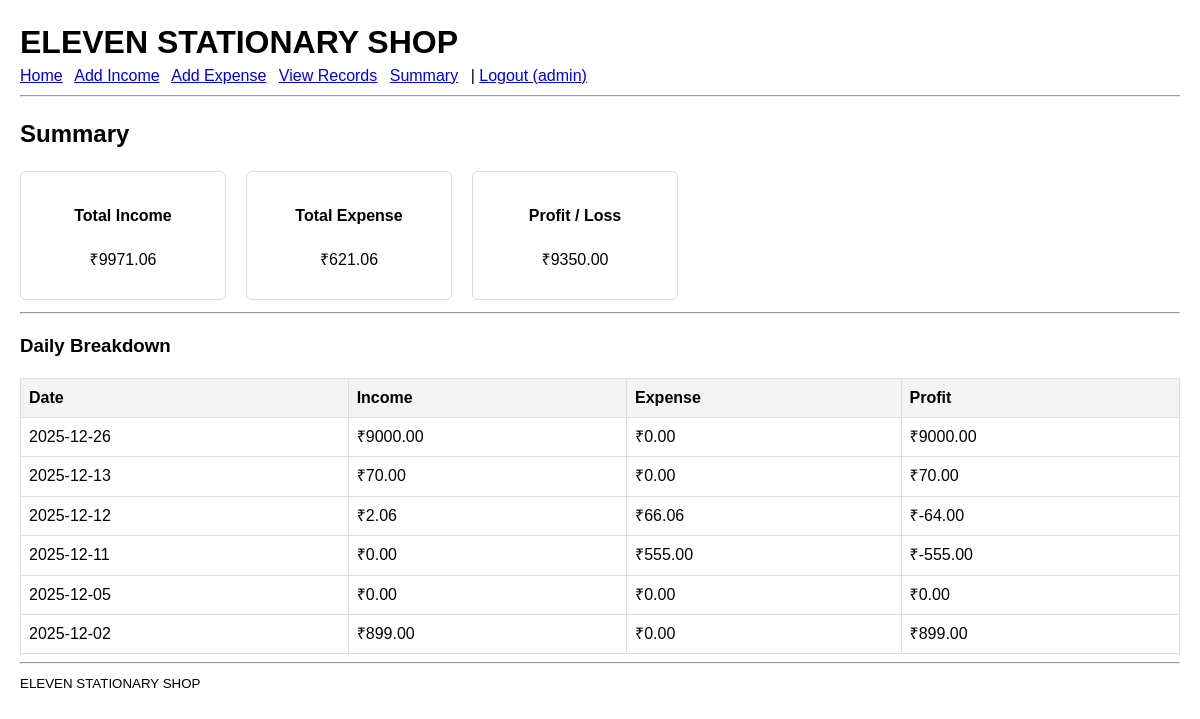
The page /summary (signed in) on the database its author committed.
### tables this page shows
CREATE TABLE income (
    id INTEGER PRIMARY KEY AUTOINCREMENT,
    date TEXT NOT NULL,
    amount REAL NOT NULL,
    description TEXT
);

### app.py (the view)
    def wrapper(*args, **kwargs):
        if "user" not in session:
            flash("Please login first!", "error")
            return redirect(url_for("login"))
        return fn(*args, **kwargs)

### app.py (called while the page is built)
def login_required(fn):
    def wrapper(*args, **kwargs):
        if "user" not in session:
            flash("Please login first!", "error")
            return redirect(url_for("login"))
        return fn(*args, **kwargs)
    wrapper.__name__ = fn.__name__
    return wrapper

### models/db.py (called while the page is built)
def get_db_connection():
    conn = sqlite3.connect(str(DB_PATH))
    conn.row_factory = sqlite3.Row
    return conn

### templates/summary.html
{% extends "layout.html" %}
{% block content %}
<h2>Summary</h2>
<div class="summary-cards">
    <div class="card">
        <h4>Total Income</h4>
        <p>₹{{ "%.2f"|format(total_income) }}</p>
    </div>
    <div class="card">
        <h4>Total Expense</h4>
        <p>₹{{ "%.2f"|format(total_expense) }}</p>
    </div>
    <div class="card">
        <h4>Profit / Loss</h4>
        <p>₹{{ "%.2f"|format(profit) }}</p>
    </div>
</div>
<hr>
<h3>Daily Breakdown</h3>
<table>
    <tr>
        <th>Date</th>
        <th>Income</th>
        <th>Expense</th>
        <th>Profit</th>
    </tr>
    {% for d in daily %}
    <tr>
        <td>{{ d.date }}</td>
        <td>₹{{ "%.2f"|format(d.inc) }}</td>
        <td>₹{{ "%.2f"|format(d.exp) }}</td>
        <td>₹{{ "%.2f"|format(d.inc - d.exp) }}</td>
    </tr>
    {% endfor %}
</table>
{% endblock %}

### static/styles.css (style rules this page uses)
body { font-family: Arial, Helvetica, sans-serif; margin: 20px; line-height: 1.4; }
table { width: 100%; border-collapse: collapse; }
table, th, td { border: 1px solid #ddd; padding: 8px; }
th { background: #f4f4f4; text-align: left; }
.summary-cards { display:flex; gap:20px; margin-bottom: 12px; }
.card { padding: 12px; border: 1px solid #ddd; border-radius: 6px; width: 180px; text-align:center; }

### rows shown on the page
income: date "2025-12-26", inc "9000.00", exp "0.00", d.inc-d.exp "9000.00"
income: date "2025-12-05", inc "0.00", exp "0.00", d.inc-d.exp "0.00"
income: date "2025-12-02", inc "899.00", exp "0.00", d.inc-d.exp "899.00"

### other values the page prints
{{ session.get('user') }} "admin"
{{ "%.2f"|format(total_income) }} "9971.06"
{{ "%.2f"|format(total_expense) }} "621.06"
{{ "%.2f"|format(profit) }} "9350.00"
{{ d.date }} "2025-12-13" "2025-12-12" "2025-12-11"
{{ "%.2f"|format(d.inc) }} "70.00" "2.06" "0.00"
{{ "%.2f"|format(d.exp) }} "0.00" "66.06" "555.00"
{{ "%.2f"|format(d.inc - d.exp) }} "70.00" "-64.00" "-555.00"
